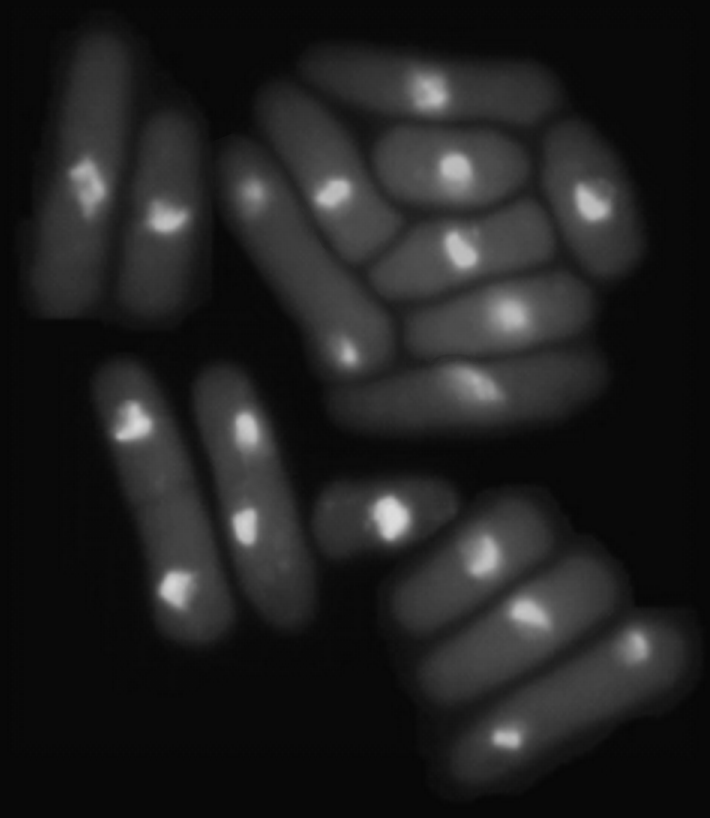
#> input picture TPs/Timo/Tp3/levadura.png, 710 x 818 px, found by its file name
$ python tp3.py
#> lines starting #> are read from the running program, lines starting #| are printed output that depends on the picture; after the words box and inside, x2 and y2 are one past the last pixel; in counts of white or black regions, pixels touching at a corner belong together
import cv2
import numpy as np
from matplotlib import pyplot as pl

k = 20

kernel = np.ones((12, 12),np.uint8)
kernel_fg = np.ones((k , k),np.uint8)
kernel_bg = np.ones((22, 22),np.uint8)

img = cv2.imread(".\\levadura.png")
#> img is the input picture: shape (818, 710, 3); min 6, max 222, mean 33.1
imgOriginal = cv2.imread(".\\levadura.png")
im_Gray = cv2.cvtColor(img, cv2.COLOR_RGB2GRAY)

# cv2.imshow("gray", im_Gray)
# cv2.waitKey(0)


ret1, fg = cv2.threshold(im_Gray, 100,255,cv2.THRESH_BINARY)
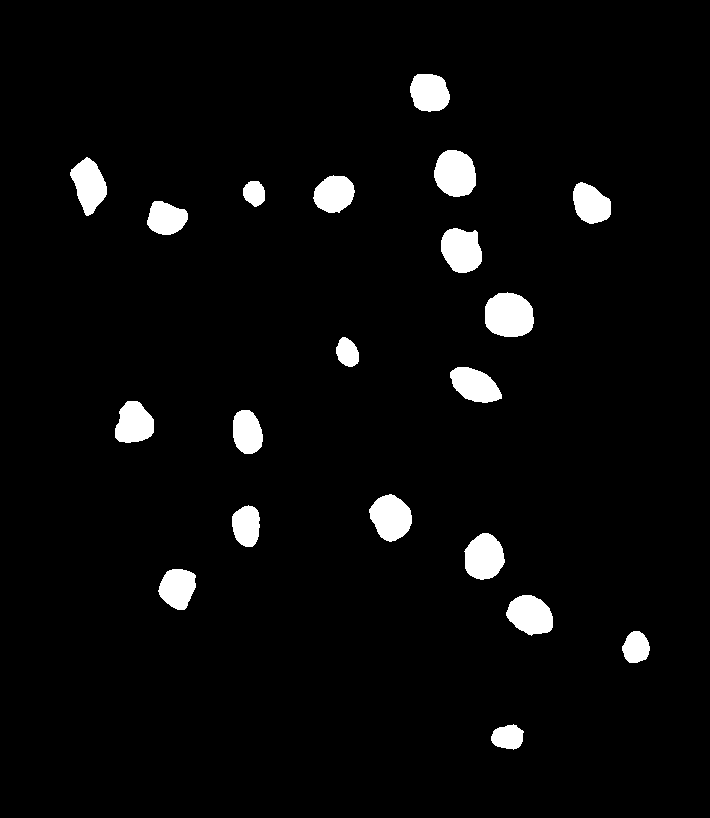
#> fg: shape (818, 710); 4% white; 20 white regions, largest, box (x1, y1, x2, y2) and area: (485, 292, 534, 337) 1802, (434, 150, 476, 197) 1571, (369, 494, 412, 542) 1464
ret2, bg = cv2.threshold(im_Gray, 40,255,cv2.THRESH_BINARY)
#> bg: shape (818, 710); 34.6% white; 9 white regions (1 under 20 px), largest, box (x1, y1, x2, y2) and area: (227, 59, 635, 426) 96109, (396, 500, 614, 699) 24933, (99, 367, 231, 640) 17221
ret2, bg_unk = cv2.threshold(im_Gray, 40,255,cv2.THRESH_BINARY)


fg_erode = cv2.morphologyEx(fg, cv2.MORPH_ERODE, kernel)
#> fg_erode: shape (818, 710); 1.5% white; 20 white regions, largest, box (x1, y1, x2, y2) and area: (491, 299, 528, 332) 903, (441, 157, 471, 191) 721, (447, 235, 476, 267) 631
fg_dilate = cv2.morphologyEx(fg, cv2.MORPH_DILATE, kernel_fg)
#> fg_dilate: shape (818, 710); 10.3% white; 20 white regions, largest, box (x1, y1, x2, y2) and area: (476, 283, 544, 347) 3949, (425, 141, 486, 207) 3623, (360, 485, 422, 552) 3554
bg_dilate = cv2.morphologyEx(bg, cv2.MORPH_DILATE, kernel_bg)
#> bg_dilate: shape (818, 710); 48.2% white; 3 white regions, box (x1, y1, x2, y2) and area: (217, 49, 646, 437) 125059, (89, 357, 693, 788) 116571, (29, 33, 210, 323) 38329

cv2.imshow("fg_dilate", fg_dilate)
# cv2.imshow("bg", bg)
cv2.imshow("bg_dilate", bg_dilate)
cv2.waitKey(0)

unk = cv2.subtract(bg_dilate,fg_dilate)
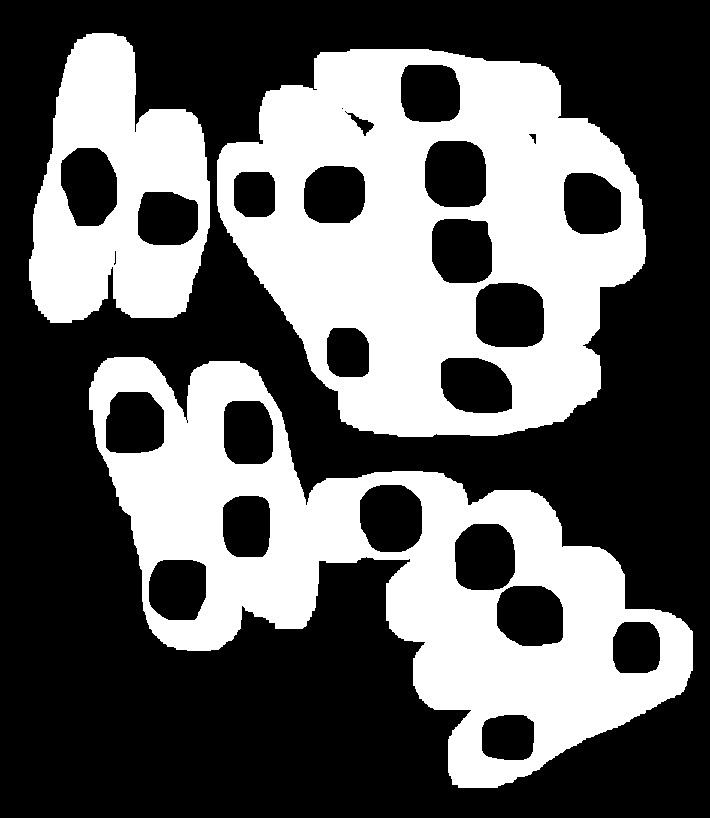
#> unk: shape (818, 710); 37.9% white; 3 white regions, box (x1, y1, x2, y2) and area: (217, 49, 646, 437) 97937, (89, 357, 693, 788) 90188, (29, 33, 210, 323) 31990

# cv2.imshow("unk", unk)
# cv2.waitKey(0)

bg_dilate = cv2.bitwise_not(bg_dilate)

# Marker labelling
_, markers = cv2.connectedComponents(fg_dilate)
#> markers: shape (818, 710) int32; 21 distinct labels, from 0 to 20
# Add one to all labels so that sure background is not 0, but 1
markers = markers+1
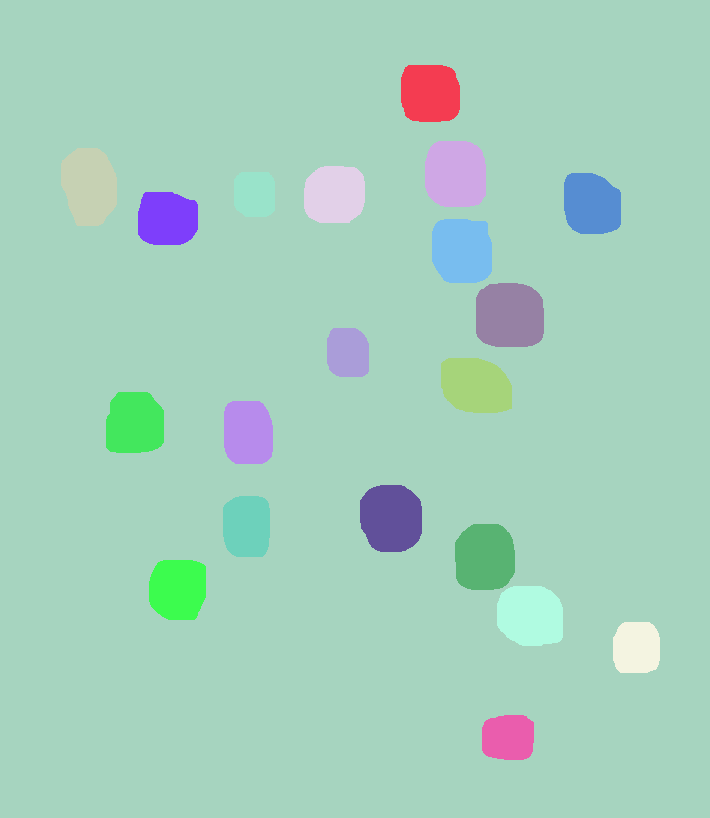
#> markers: shape (818, 710) int32; 21 distinct labels, from 1 to 21; one colour per label, 0 black
# Now, mark the region of unknown with zero
markers[unk == 255] = 0
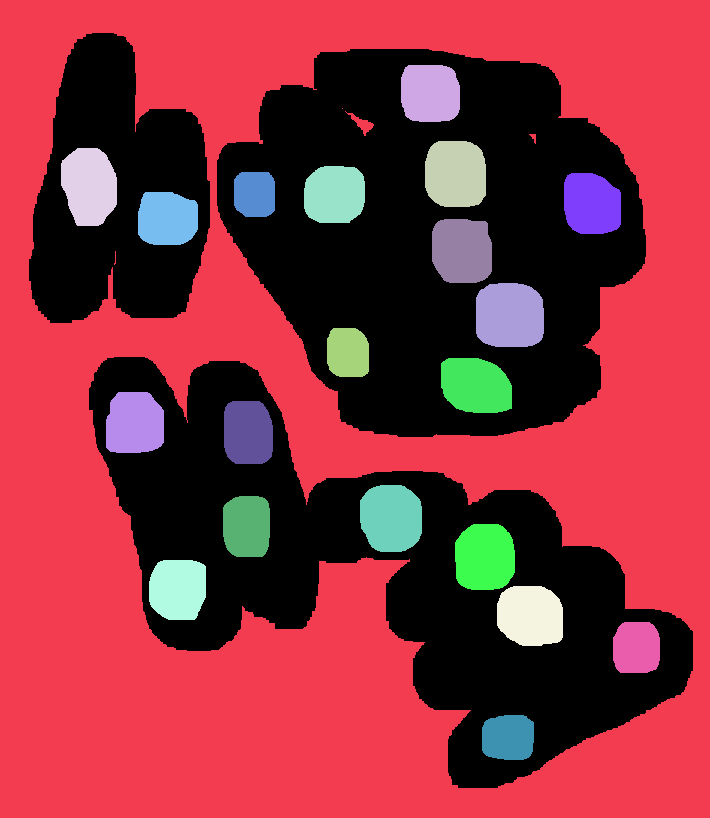
#> markers: shape (818, 710) int32; 22 distinct labels, from 0 to 21; one colour per label, 0 black

pl.imshow(markers, cmap="jet")
pl.show()

markers = cv2.watershed(img, markers)
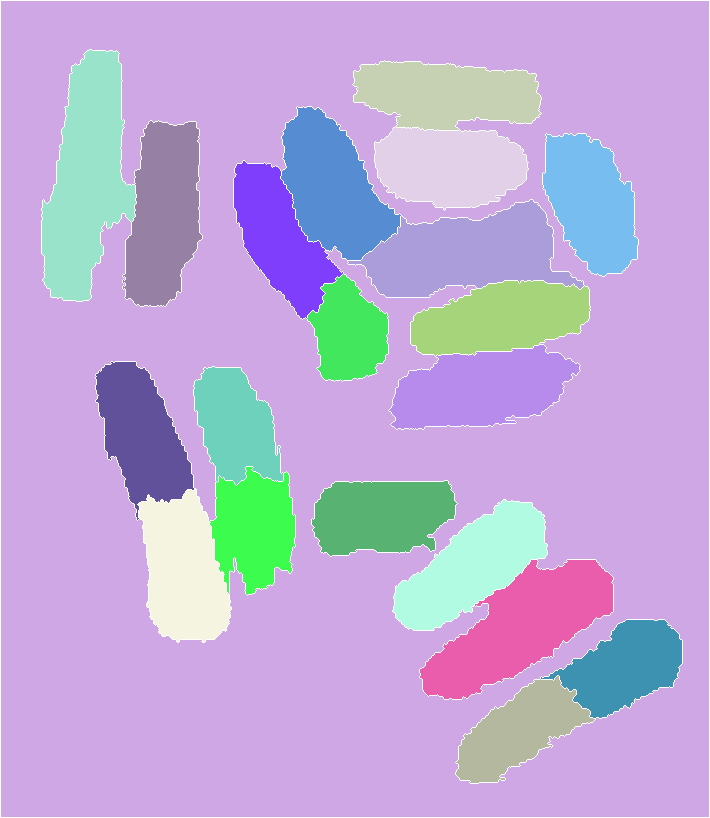
#> markers: shape (818, 710) int32; 22 distinct labels, from -1 to 21; one colour per label, 0 black, -1 white

for i in np.unique(markers):
   if i%3 == 0:
       img[markers==i] = [255,0,0]
   elif i%3 == 1:
       img[markers==i] = [0,255,0]
   else:
       img[markers==i] = [0,0,255]
#> this loop made 22 passes
#> i on pass 1: -1
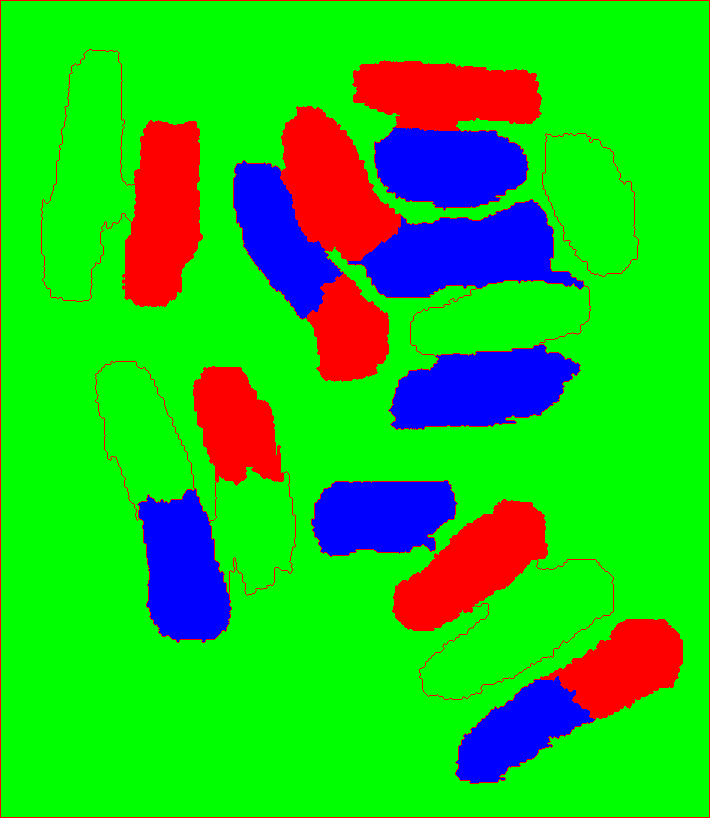
#> img: shape (818, 710, 3); mean B, G, R 29.9, 192.9, 32.3

#img[markers==-1] = [0,255,0]
img[markers==1] = [255,255,0]
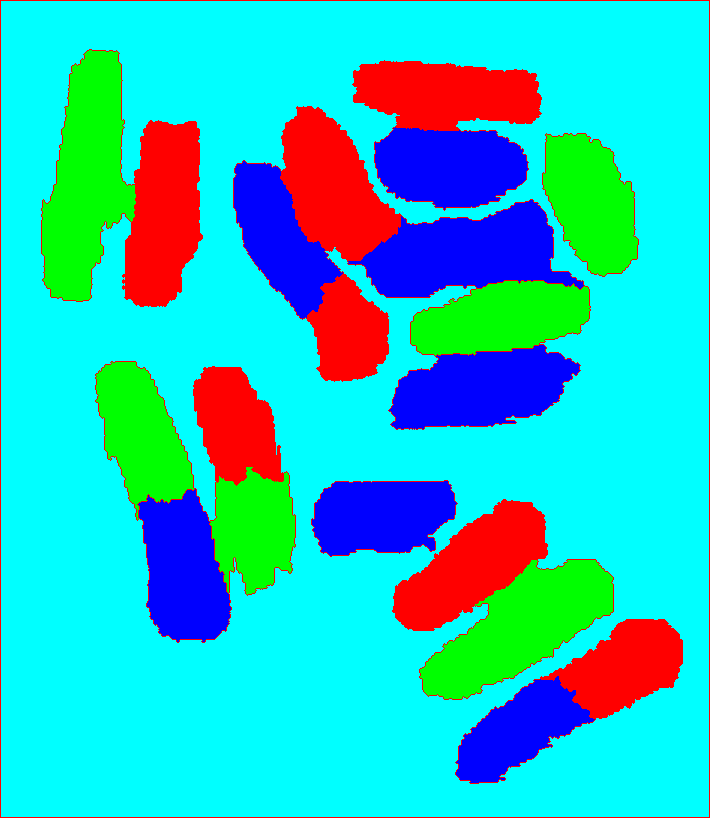
#> img: shape (818, 710, 3); mean B, G, R 194.7, 192.9, 32.3
# img[markers==22] = [255,255,255]

cv2.imshow("original", imgOriginal)

pl.imshow(img, cmap="jet")
pl.show()
